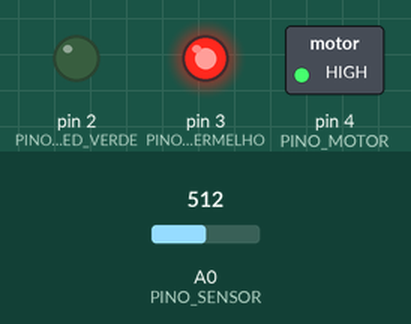
Recording of a sketch running on a simulated Arduino Uno, built with avr-gcc and run on an emulated ATmega328P. Parts: switched loads named in the sketch (green lamp = pin HIGH), output pins drawn as LEDs (lit = HIGH). The inputs (shaded band) are chosen by the test bench; at power-on: A0 (PINO_SENSOR) = 512.

Above: at 1.2 s.
1.3 s: A0 (PINO_SENSOR) set to 169
2.8 s: A0 (PINO_SENSOR) set to 149
At 3.3 s:
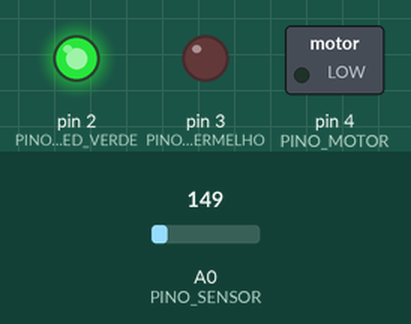
4.3 s: A0 (PINO_SENSOR) set to 306
At 5.5 s:
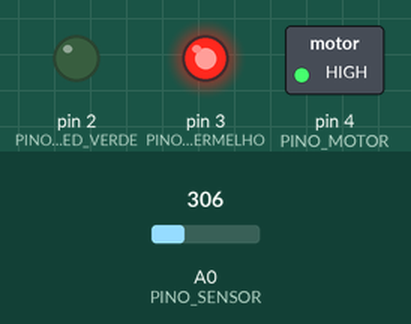
5.8 s: A0 (PINO_SENSOR) set to 122
At 6.8 s:
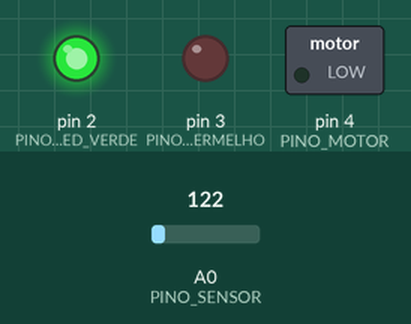
Timing chart, 0 to 8.3 s (numbered marks = the images above; inputs shaded):
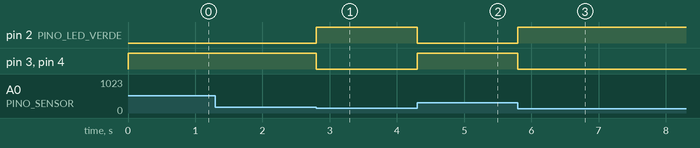

Measured:
- the behaviour switches between 160 and 159 on A0 (PINO_SENSOR) (found by bisection; images 0 and 1)
- after the input at 1.3 s, every drawn part: stays the same
- after the input at 2.8 s, pin 2 (PINO_LED_VERDE): LOW → HIGH at once; pin 3 (PINO_LED_VERMELHO), pin 4 (PINO_MOTOR): HIGH → LOW at once
- after the input at 4.3 s, pin 2 (PINO_LED_VERDE): HIGH → LOW at once; pin 3 (PINO_LED_VERMELHO), pin 4 (PINO_MOTOR): LOW → HIGH at once
- after the input at 5.8 s, pin 2 (PINO_LED_VERDE): LOW → HIGH at once; pin 3 (PINO_LED_VERMELHO), pin 4 (PINO_MOTOR): HIGH → LOW at once

The sketch:

codigo_projeto_01.ino
```cpp
int PINO_SENSOR = A0;
int PINO_LED_VERDE = 2;
int PINO_LED_VERMELHO = 3;
int PINO_MOTOR = 4;

void setup() {
  Serial.begin(9600);
  pinMode(PINO_SENSOR, INPUT);
  pinMode(PINO_LED_VERDE, OUTPUT);
  pinMode(PINO_LED_VERMELHO, OUTPUT);
  pinMode(PINO_MOTOR, OUTPUT);
}

void loop() {
  int valorSensor = analogRead(PINO_SENSOR);
  float tensao = valorSensor * (5.0 / 1023.0);
  float temperatura = (tensao - 0.5) * 100;

  if (temperatura < 28) {
    digitalWrite(PINO_LED_VERDE, HIGH);
    digitalWrite(PINO_LED_VERMELHO, LOW);
    digitalWrite(PINO_MOTOR, LOW);
  } else {
    digitalWrite(PINO_LED_VERDE, LOW);
    digitalWrite(PINO_LED_VERMELHO, HIGH);
    digitalWrite(PINO_MOTOR, HIGH);
  }
}
```
